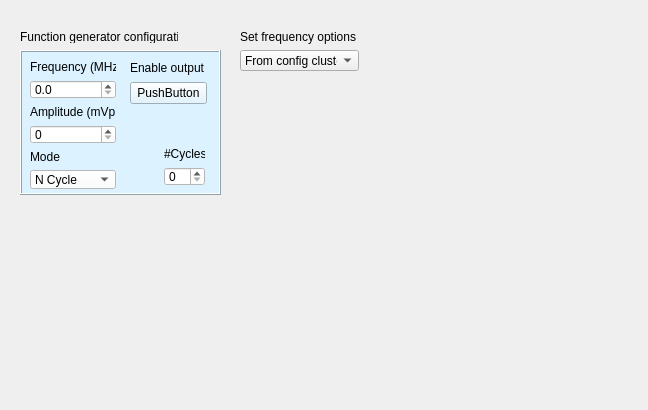
<?xml version="1.0" encoding="UTF-8"?>
<ui version="4.0">
 <class>config_func_generator</class>
 <widget class="QWidget" name="config_func_generator">
  <property name="geometry">
   <rect>
    <x>0</x>
    <y>0</y>
    <width>648</width>
    <height>410</height>
   </rect>
  </property>
  <property name="windowTitle">
   <string>Form</string>
  </property>
  <widget class="QLabel" name="label">
   <property name="geometry">
    <rect>
     <x>20</x>
     <y>30</y>
     <width>158</width>
     <height>13</height>
    </rect>
   </property>
   <property name="text">
    <string>Function generator configuration</string>
   </property>
  </widget>
  <widget class="QFrame" name="func_generation_config_frame">
   <property name="geometry">
    <rect>
     <x>20</x>
     <y>50</y>
     <width>201</width>
     <height>145</height>
    </rect>
   </property>
   <property name="styleSheet">
    <string notr="true">background:rgb(220, 242, 255)</string>
   </property>
   <property name="frameShape">
    <enum>QFrame::Box</enum>
   </property>
   <property name="frameShadow">
    <enum>QFrame::Raised</enum>
   </property>
   <widget class="QWidget" name="layoutWidget">
    <property name="geometry">
     <rect>
      <x>10</x>
      <y>10</y>
      <width>86</width>
      <height>129</height>
     </rect>
    </property>
    <layout class="QVBoxLayout" name="freq_ampl_mode_vert">
     <item>
      <widget class="QLabel" name="label_7">
       <property name="text">
        <string>Frequency (MHz)</string>
       </property>
      </widget>
     </item>
     <item>
      <widget class="QDoubleSpinBox" name="freq_doublespin">
       <property name="styleSheet">
        <string notr="true">background-color:white</string>
       </property>
       <property name="decimals">
        <number>1</number>
       </property>
      </widget>
     </item>
     <item>
      <widget class="QLabel" name="label_4">
       <property name="text">
        <string>Amplitude (mVpp)</string>
       </property>
      </widget>
     </item>
     <item>
      <widget class="QSpinBox" name="ampl_doublespin">
       <property name="styleSheet">
        <string notr="true">background-color:white</string>
       </property>
      </widget>
     </item>
     <item>
      <widget class="QLabel" name="label_5">
       <property name="text">
        <string>Mode</string>
       </property>
      </widget>
     </item>
     <item>
      <widget class="QComboBox" name="mode_combo">
       <property name="minimumSize">
        <size>
         <width>0</width>
         <height>19</height>
        </size>
       </property>
       <property name="styleSheet">
        <string notr="true">background-color:white</string>
       </property>
       <item>
        <property name="text">
         <string>N Cycle</string>
        </property>
       </item>
      </widget>
     </item>
    </layout>
   </widget>
   <widget class="QWidget" name="layoutWidget">
    <property name="geometry">
     <rect>
      <x>110</x>
      <y>10</y>
      <width>77</width>
      <height>44</height>
     </rect>
    </property>
    <layout class="QVBoxLayout" name="enable_output_vert">
     <item>
      <widget class="QLabel" name="label_3">
       <property name="text">
        <string>Enable output</string>
       </property>
      </widget>
     </item>
     <item>
      <widget class="Switch" name="enable_output_switch">
       <property name="text">
        <string>PushButton</string>
       </property>
      </widget>
     </item>
    </layout>
   </widget>
   <widget class="QWidget" name="layoutWidget">
    <property name="geometry">
     <rect>
      <x>144</x>
      <y>97</y>
      <width>41</width>
      <height>39</height>
     </rect>
    </property>
    <layout class="QVBoxLayout" name="cycles_vert">
     <item>
      <widget class="QLabel" name="label_6">
       <property name="text">
        <string>#Cycles</string>
       </property>
      </widget>
     </item>
     <item>
      <widget class="QSpinBox" name="no_cycles_spin">
       <property name="styleSheet">
        <string notr="true">background-color:white</string>
       </property>
      </widget>
     </item>
    </layout>
   </widget>
  </widget>
  <widget class="QWidget" name="layoutWidget">
   <property name="geometry">
    <rect>
     <x>240</x>
     <y>30</y>
     <width>119</width>
     <height>41</height>
    </rect>
   </property>
   <layout class="QVBoxLayout" name="set_freq_opt_vert">
    <item>
     <widget class="QLabel" name="label_2">
      <property name="text">
       <string>Set frequency options</string>
      </property>
     </widget>
    </item>
    <item>
     <widget class="QComboBox" name="set_freq_opt_combo">
      <item>
       <property name="text">
        <string>From config cluster</string>
       </property>
      </item>
     </widget>
    </item>
   </layout>
  </widget>
 </widget>
 <customwidgets>
  <customwidget>
   <class>Switch</class>
   <extends>QPushButton</extends>
   <header location="global">ui_elements.switch</header>
  </customwidget>
 </customwidgets>
 <resources/>
 <connections/>
</ui>
